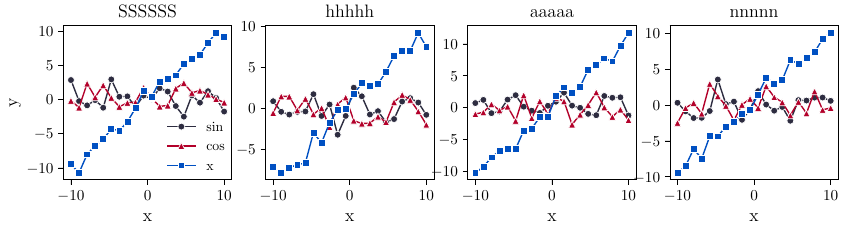

Here is the Python script that generated this plot:



import numpy as np
import matplotlib.pyplot as plt
import seaborn as sns
from freeplot.base import FreePlot


titles = ("S", "h", "a", "n")
labels = ("sin", "cos", "x")

fp = FreePlot((1, 4), (9.5, 2), titles=titles, dpi=100, sharey=True)

nums = 20
x = np.linspace(-10, 10, nums)
y1 = np.sin(x)
y2 = np.cos(x)
y3 = x
ys = (y1, y2, y3)

for title in titles:
    for i, y in enumerate(ys):
        y = y + np.random.randn(nums)
        fp.lineplot(x, y, index=title, label=labels[i])

fp.set_title(y=1.)
fp.set_label("y", axis='y')
fp.set(Xlabel="x")
fp[0].legend()
# fp.savefig("line_demo.pdf", format="pdf", tight_layout=False)
plt.show()



